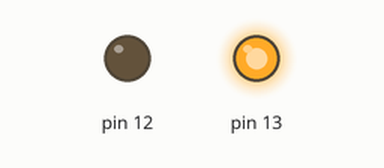
Bench run of a sketch on a simulated Arduino Uno, built with avr-gcc and run on an emulated ATmega328P. Parts: output pins drawn as LEDs (lit = HIGH).

Above: at 2.5 s.
At 7.5 s:
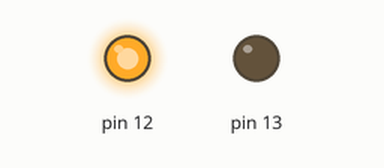
Timing chart, 0 to 13.0 s (numbered marks = the images above):
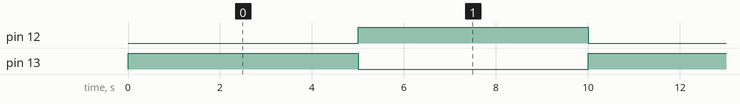

Measured:
- by itself, pin 12, pin 13: alternates HIGH for 5.0 s and LOW for 5.0 s

The sketch:

Program2two_light_blink_1by1.ino
```cpp
void setup() {
  // put your setup code here, to run once:
pinMode(12,OUTPUT);
pinMode(13,OUTPUT);
}
void loop() {
  // put your main code here, to run repeatedly:
digitalWrite(13,1);
digitalWrite(12,0);
delay(5000);
digitalWrite(13,0);
digitalWrite(12,1);
delay(5000);

}
```
